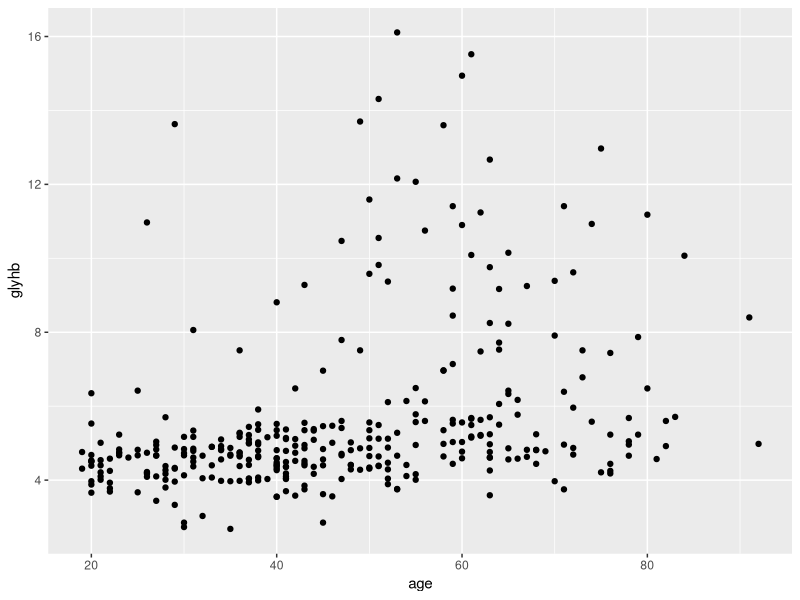
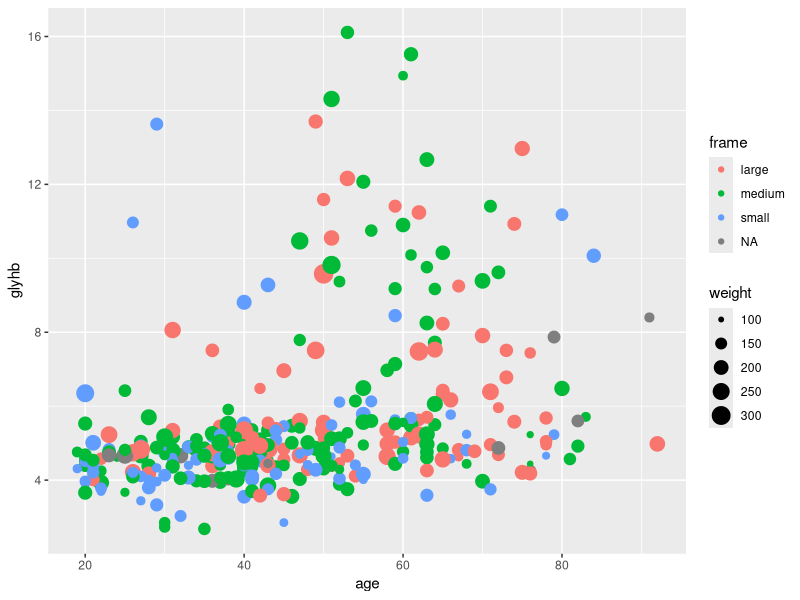
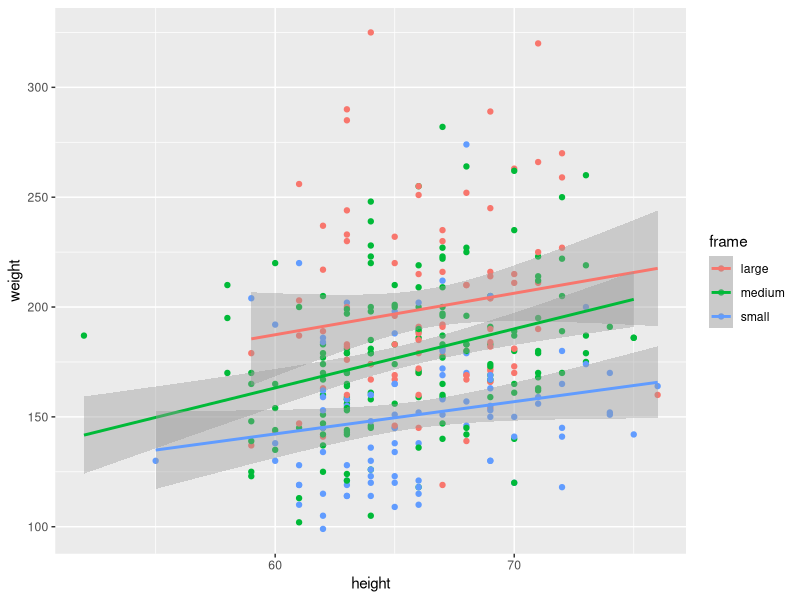
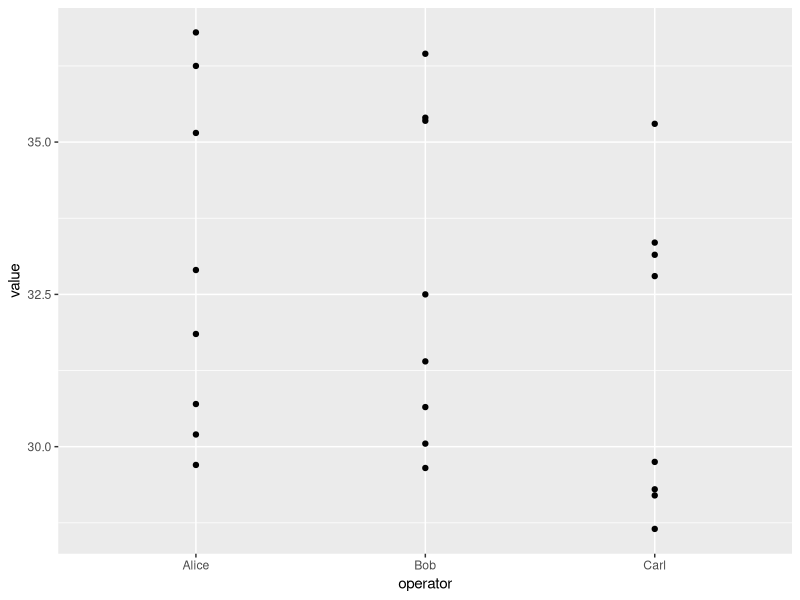
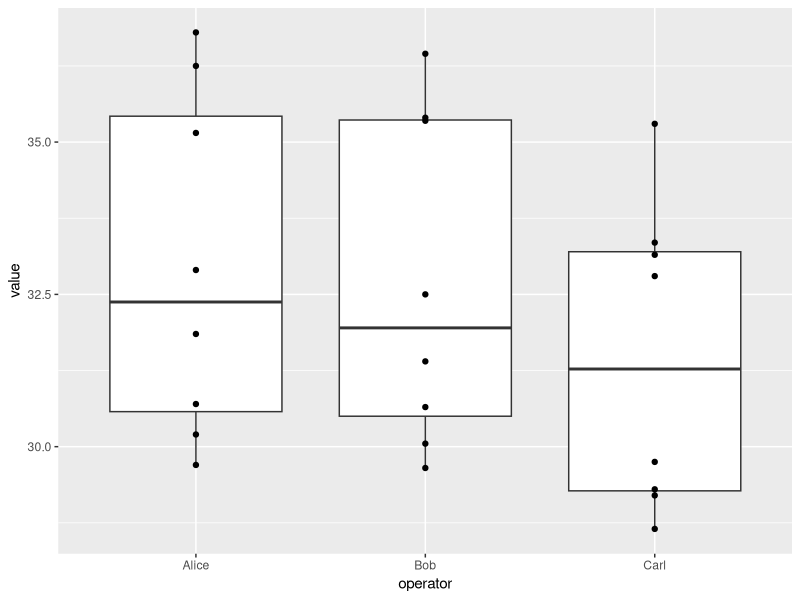
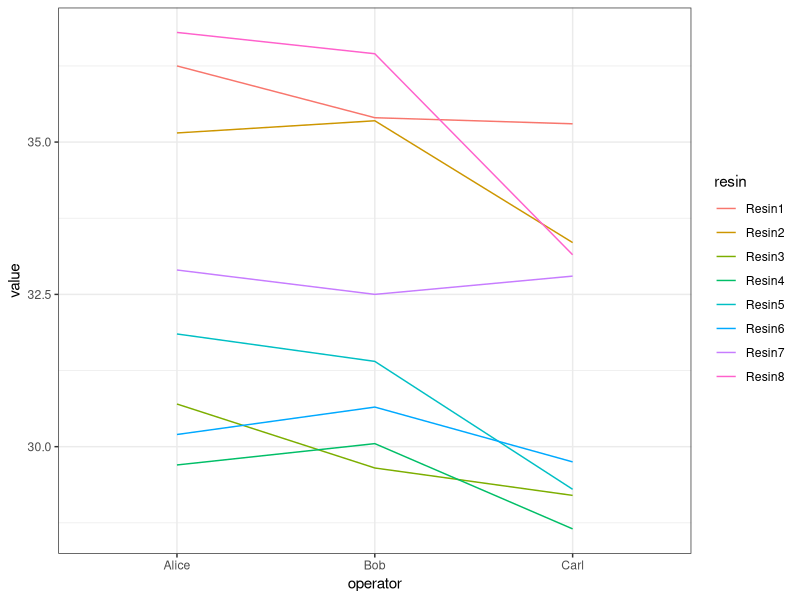
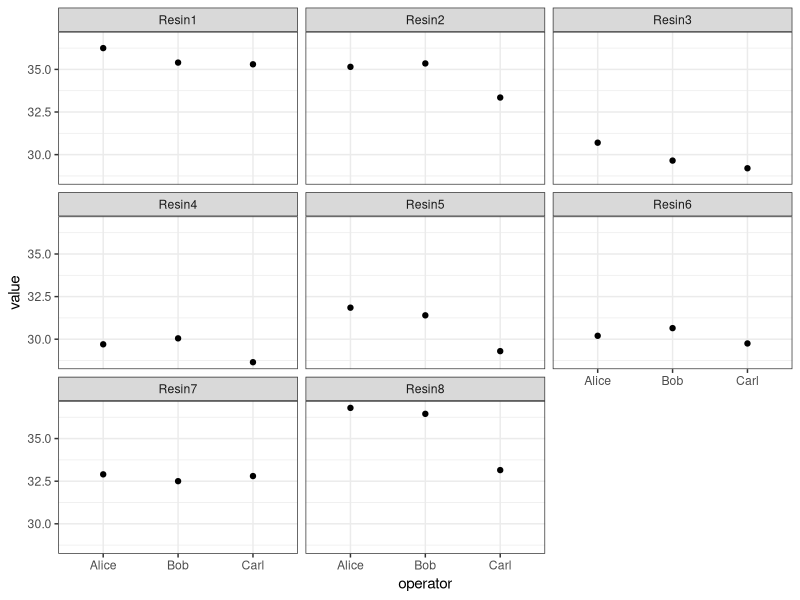

R code for these plots, in order:
## ---- chunk 1
knitr::opts_chunk$set(fig.width=6, fig.height=4, fig.path = "fig/ggplot-")
## ---- chunk 2
library(ggplot2)
## ---- chunk 3
diabetes <- read.csv("data/intro-r/diabetes.csv")
## ---- chunk 4
ggplot(diabetes, aes(y=glyhb, x=age)) +
    geom_point()
## ---- chunk 5
ggplot(diabetes, aes(y=glyhb, x=age, size=weight, color=frame)) +
    geom_point()
## ---- chunk 6
bad_rows <-
    is.na(diabetes$frame) |
    is.na(diabetes$height) |
    is.na(diabetes$weight)

ggplot(diabetes[!bad_rows,], aes(y=weight, x=height, color=frame)) +
    geom_point() + stat_smooth(method="lm")
## ---- chunk 7
dat <- read.csv(file="data/intro-r/pvc.csv", row.names=1)
mat <- as.matrix(dat)
## ---- chunk 8
library(reshape2)
long <- melt(mat)
head(long)
colnames(long) <- c("resin","operator","value")
head(long)
## ---- chunk 9
ggplot(long, aes(x=operator, y=value)) + geom_point()
## ---- chunk 10
ggplot(long, aes(x=operator, y=value)) + geom_boxplot() + geom_point()

ggplot(long, aes(x=operator, y=value, group=resin, color=resin)) +
    geom_line() + theme_bw()
## ---- chunk 11
ggplot(long, aes(x=operator, y=value)) +
    facet_wrap(~ resin) + geom_point() + theme_bw()
